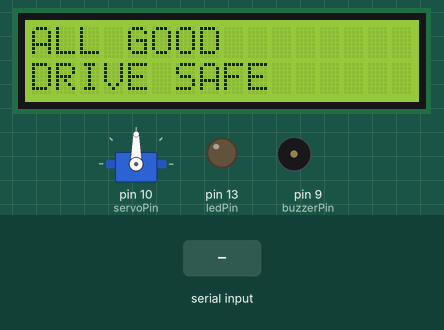
Recording of a sketch running on a simulated Arduino Uno, built with avr-gcc and run on an emulated ATmega328P. Parts: 16×2 character LCD, servo, output pins drawn as LEDs (lit = HIGH), buzzer (waves = sounding). The test bench sets the inputs (shaded band).

Above: at 1.2 s.
1.3 s: "D" received over Serial
At 2.5 s:
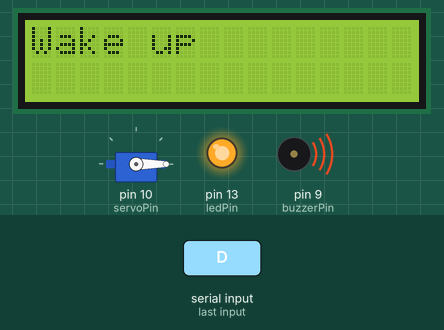
2.8 s: "P" received over Serial
At 3.3 s:
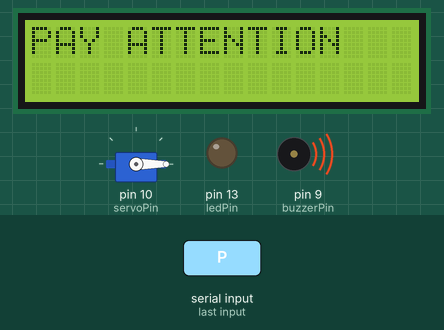
4.3 s: "Y" received over Serial
At 5.6 s:
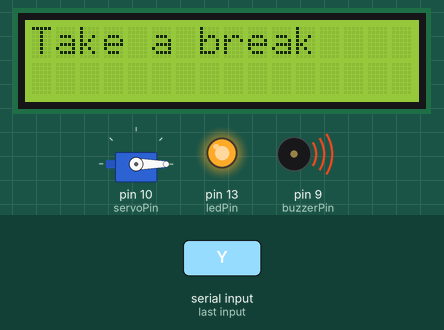
Timing chart, 0 to 7.3 s (numbered marks = the images above; inputs shaded):
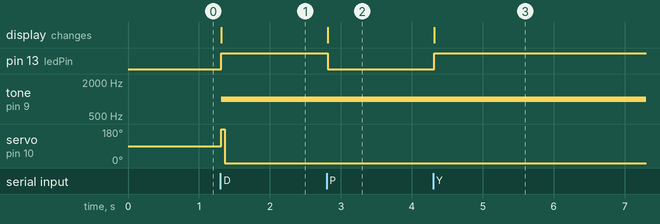

The sketch:

pro.ino.ino
```cpp
#include <Wire.h>
#include <LiquidCrystal_I2C.h>
#include <Servo.h>

LiquidCrystal_I2C lcd(0x27, 16, 2);  // I2C address 0x27, 16 column and 2 rows
Servo myServo;

const int ledPin = 13;  // LED connected to digital pin 13
const int buzzerPin = 9;  // Buzzer connected to digital pin 9
const int servoPin = 10;

bool alarmStatus = false;

void setup() {
  lcd.init();  // initialize the lcd
  lcd.backlight();  // turn on backlight
  pinMode(ledPin, OUTPUT);
  pinMode(buzzerPin, OUTPUT);
  Serial.begin(9600);  // Start serial communication at 9600 bps
  myServo.attach(servoPin);

  // Initialize LCD with default message
  lcd.clear();
  lcd.setCursor(0, 0);
  lcd.print("ALL GOOD");
  lcd.setCursor(0, 1);
  lcd.print("DRIVE SAFE");
}

void loop() {
  if (Serial.available() > 0) {
    char command = Serial.read();
    if (command == 'D') {
      // Drowsiness detected
      lcd.clear();
      lcd.setCursor(0, 0);
      lcd.print("Wake up");
      digitalWrite(ledPin, HIGH);  // Turn on LED
      tone(buzzerPin, 1000);  // Turn on buzzer
      myServo.write(180); // Set servo to 180 degrees
      delay(50); // Small delay
      myServo.write(0); // Return servo to 0 degrees
      alarmStatus = true;
    } else if (command == 'N') {
      // No drowsiness
      lcd.clear();
      digitalWrite(ledPin, LOW);  // Turn off LED
      noTone(buzzerPin);  // Turn off buzzer
      myServo.write(90); // Neutral position
      alarmStatus = false;

      // Restore default LCD message
      lcd.clear();
      lcd.setCursor(0, 0);
      lcd.print("ALL GOOD");
      lcd.setCursor(0, 1);
      lcd.print("DRIVE SAFE");
    } else if (command == 'Y') {
      // Yawning detected
      lcd.clear();
      lcd.setCursor(0, 0);
      lcd.print("Take a break");
      digitalWrite(ledPin, HIGH);  // Turn on LED
      alarmStatus = true;
    } else if (command == 'P') {
      // Not paying attention
      lcd.clear();
      lcd.setCursor(0, 0);
      lcd.print("PAY ATTENTION");
      digitalWrite(ledPin, LOW);  // Turn off LED
      tone(buzzerPin, 1000);  // Turn on buzzer
      alarmStatus = true;
    }
  }
}
```

Measured:
- after the input at 1.3 s, pin 13 (ledPin): LOW → HIGH at once; tone on pin 9 (buzzerPin): silent → 1000 Hz at once; servo on pin 10 (servoPin): 90° → 0° at once; the display: changes at once (image 1)
- after the input at 2.8 s, pin 13 (ledPin): HIGH → LOW at once; the display: changes at once (image 2)
- after the input at 4.3 s, pin 13 (ledPin): LOW → HIGH at once; the display: changes at once (image 3)
